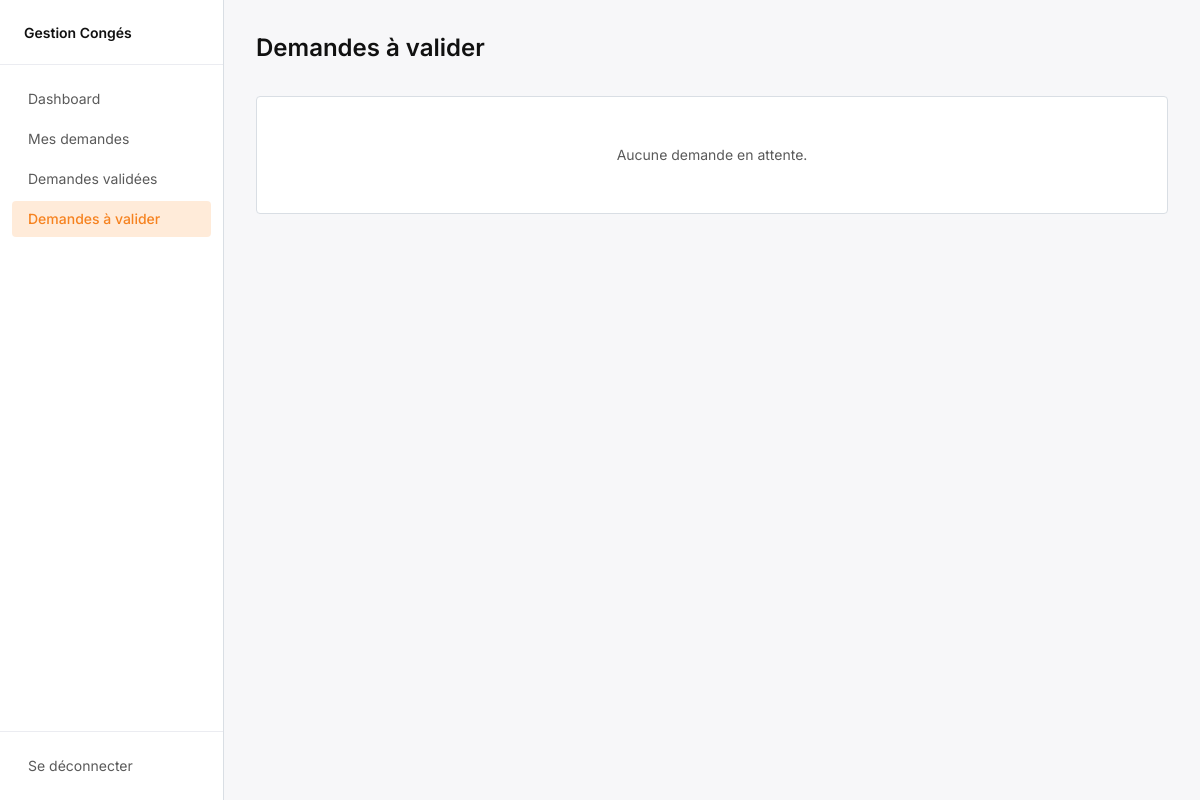
/demandes_a_valider/ (signed in), run on an earlier commit of the app's database.
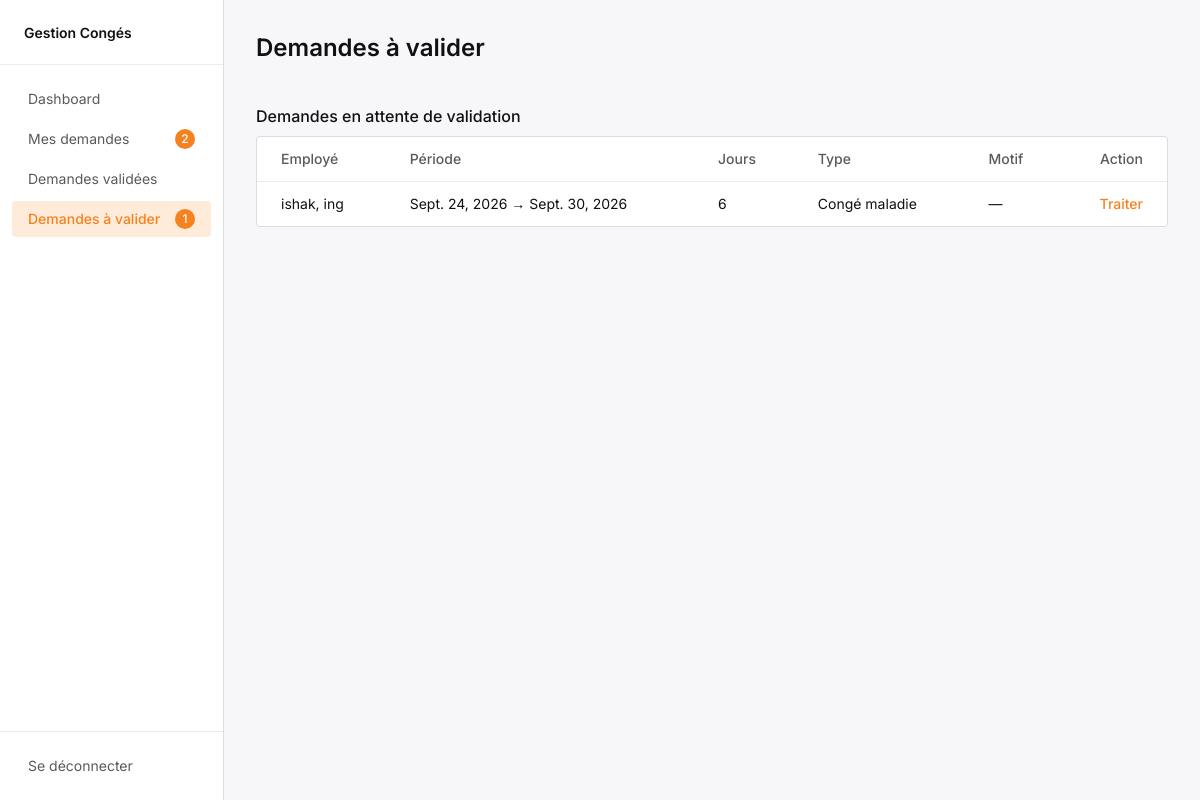
And on a later commit of the database.
### conges/models.py (models this page shows, shortened)
class DemandeConge(models.Model):
        name_employee=models.ForeignKey(
          Employe,
          on_delete=models.CASCADE,
          related_name='employe'
        )
        name_remplacent=models.ForeignKey(
            Employe,
            on_delete=models.CASCADE,
            related_name='remplacent'
        )
        dateCreation = models.DateField(auto_now_add=True)
        dateDebut = models.DateField()
        dateFin = models.DateField()
        Numbrejours= models.DecimalField(max_digits=2, decimal_places=0)
        piece_Joine=models.FileField(upload_to='justificatifs/', null=True, blank=True)
        commentaire=models.TextField(blank=True)
        TYPE_STATUE = [
            ('VA', 'Validé'),
            ('REF', 'Refusé'),
            ('EN_ATT_RMP', 'En attente remplacent'),
            ('EN_ATT_VA', 'En attente validation'),
            ('BR', 'Brouillon'),
            ('ANN', 'Annulé')
        ]
        statue=models.CharField(max_length=10, choices=TYPE_STATUE)
        NIVEAU_CHOICES = [
           ('CG', 'Chef de Groupe'),
           ('CD', 'Chef de Département'),
           ('DIR', 'Directeur')
                          ]
        niveau_validation=models.CharField(max_length=20, choices= NIVEAU_CHOICES, blank=True, null=True)
        motif = models.CharField(max_length=255, blank=True)
        TYPE_CONGE_CHOICES = [
         ('1', 'Congé xxx'),
         ('2', 'Congé maladie'),
         ('3', 'Congé xx'),
         ('AU', 'Autre'),
]
        type_conge = models.CharField(max_length=10, choices=TYPE_CONGE_CHOICES)

class Employe(models.Model):
    nom=models.CharField(max_length=40)
    fonction=models.CharField(max_length=40)
    user=models.OneToOneField(
      User,
      on_delete=models.CASCADE,
      null=True,
      blank=True,
      related_name='employe',
    )
    def meme_equipe(self, autre_employe):
     moi = self.role.first()
     lui = autre_employe.role.first()
     if not moi or not lui:
        return False
     if moi.role.name == 'CG':
        return moi.groupe == lui.groupe
     if moi.role.name == 'CD':
        return moi.dep == lui.dep
     if moi.role.name == 'DIR':
        return moi.direction == lui.direction
     return False
    def get_hierarchie(self):
        employe_role = self.role.first()
        if not employe_role:
            return None
        groupe = employe_role.groupe
        departement = employe_role.dep or (groupe.depratement if groupe else None)
        direction = employe_role.direction or (departement.direction if departement else None)
        chef_groupe = None
        if groupe:
            cg_role = EmployeRole.objects.filter(role__name='CG', groupe=groupe).first()
            chef_groupe = cg_role.employe if cg_role else None
        chef_departement = None
        if departement:
            cd_role = EmployeRole.objects.filter(role__name='CD', dep=departement).first()
            chef_departement = cd_role.employe if cd_role else None
        chef_direction = None
        if direction:
            dir_role = EmployeRole.objects.filter(role__name='DIR', direction=direction).first()
            chef_direction = dir_role.employe if dir_role else None
        return {
            'groupe': groupe,
            'chef_groupe': chef_groupe,
            'departement': departement,
            'chef_departement': chef_departement,
            'direction': direction,
            'chef_direction': chef_direction,
        }
    def get_role(self):
        employe_role=self.role.first()
        return employe_role.role.name if employe_role else None
    def __str__(self):
        return f"{self.nom}, {self.fonction}"

### conges/decoraters.py (the view)
        def wrapper(request, *args, **kwargs): # function hiya li it runs a chaque fois user yvisiti kesh page w tkoun protected by log_required
            employe= getattr(request.user, 'employe', None)  # hadi get attrubute tae el employe, ida makash don't crash, medli none berk
            role=employe.get_role() if employe else None # kifkif mdli role we use only if else psq endna deja employe
            if role not in allowed_roles:
                messages.error(request, "you don't have acces to this page")
                return redirect('home')
            return view_func(request, *args, **kwargs)

### conges/context_processors.py (called while the page is built)
def employe_hierarchie(request):
    employe = getattr(request.user, 'employe', None) if request.user.is_authenticated else None
    return {
        'hierarchie': employe.get_hierarchie() if employe else None
    }

### conges/decoraters.py (called while the page is built)
def role_required(*allowed_roles): # hed el fonction hiya li tedi the roles name
    def decorator(view_func): # hed el fonction hiya el actual view ou wesh yban for each role
        def wrapper(request, *args, **kwargs): # function hiya li it runs a chaque fois user yvisiti kesh page w tkoun protected by log_required
            employe= getattr(request.user, 'employe', None)  # hadi get attrubute tae el employe, ida makash don't crash, medli none berk
            role=employe.get_role() if employe else None # kifkif mdli role we use only if else psq endna deja employe
            if role not in allowed_roles:
                messages.error(request, "you don't have acces to this page")
                return redirect('home')
            return view_func(request, *args, **kwargs)
        return wrapper
    return decorator

### conges/templates/conges/demandes_a_valider.html (shortened to what this page needs)
{% extends 'conges/base.html' %}
{% block content %}
<div class="flex min-h-screen">
    {% include 'conges/_sidebar.html' %}
    <main class="flex-1 px-8 py-8">
        <h1 class="text-2xl font-semibold mb-8">Demandes à valider</h1>
        {% if demandes %}
        <h2 class="py-2 font-medium">Demandes en attente de validation</h2>
        <div class="bg-white border border-neutral-200 rounded overflow-hidden">
            <table class="w-full text-sm">
                <thead>
                    <tr class="text-left text-neutral-400 border-b border-neutral-100">
                        <th class="px-6 py-3 font-medium">Employé</th>
                        <th class="px-6 py-3 font-medium">Période</th>
                        <th class="px-6 py-3 font-medium">Jours</th>
                        <th class="px-6 py-3 font-medium">Type</th>
                        <th class="px-6 py-3 font-medium">Motif</th>
                        <th class="px-6 py-3 font-medium text-right">Action</th>
                    </tr>
                </thead>
                <tbody class="divide-y divide-neutral-100">
                    {% for demande in demandes %}
                    <tr class="hover:bg-neutral-50">
                        <td class="px-6 py-3">{{ demande.name_employee }}</td>
                        <td class="px-6 py-3">{{ demande.dateDebut }} → {{ demande.dateFin }}</td>
                        <td class="px-6 py-3">{{ demande.Numbrejours }}</td>
                        <td class="px-6 py-3">{{ demande.get_type_conge_display }}</td>
                        <td class="px-6 py-3">{{ demande.motif|default:"—" }}</td>
                        <td class="px-6 py-3 text-right">
                            <button onclick="document.getElementById('modal-validation-{{ demande.id }}').classList.remove('hidden')"
                                    class="text-primary hover:text-primary-light font-medium">
                                Traiter
                            </button>
                        </td>
                    </tr>
                    {% endfor %}
                </tbody>
            </table>
        </div>
        {% endif %}
        {% if not demandes and not remplacements_en_attente %}
        <div class="bg-white border border-neutral-200 rounded px-6 py-12 text-center">
            <p class="text-neutral-400 text-sm">Aucune demande en attente.</p>
        </div>
        {% endif %}
    </main>
</div>
{% endblock %}

What changed in the data, as far as the page shows it:
added DemandeConge: name_employee "ishak, ing", dateDebut "Sept. 24, 2026", dateFin "Sept. 30, 2026", Numbrejours "6", type_conge "Congé maladie", motif "—"
Also different on the page:
{{ mes_demandes_count }}: (not shown) → "2"
{{ a_valider_count }}: (not shown) → "1"
text no longer shown: "Aucune demande en attente."
text now shown: "Demandes en attente de validation Employé Période Jours Type Motif Action"
